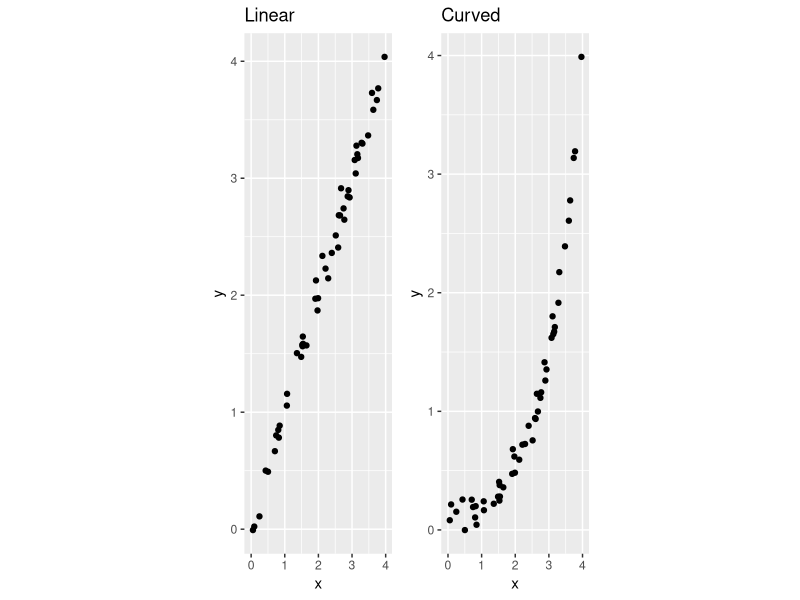
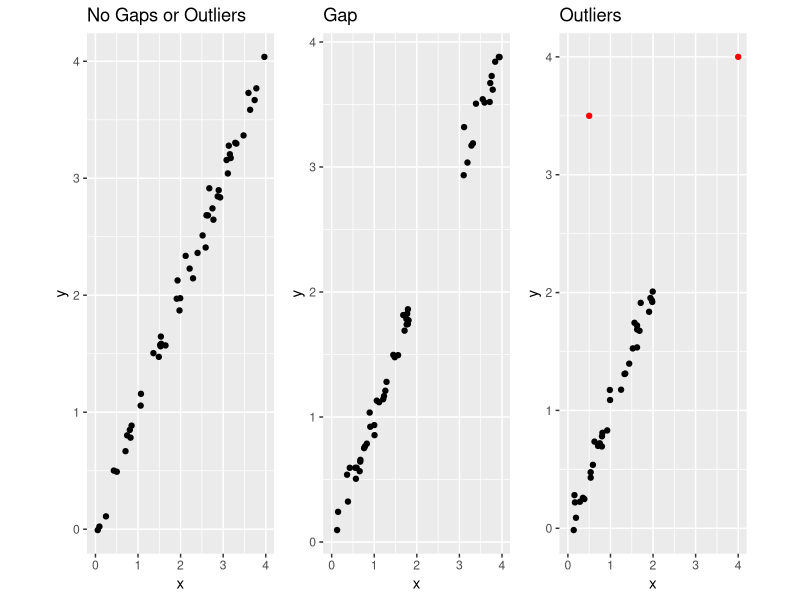
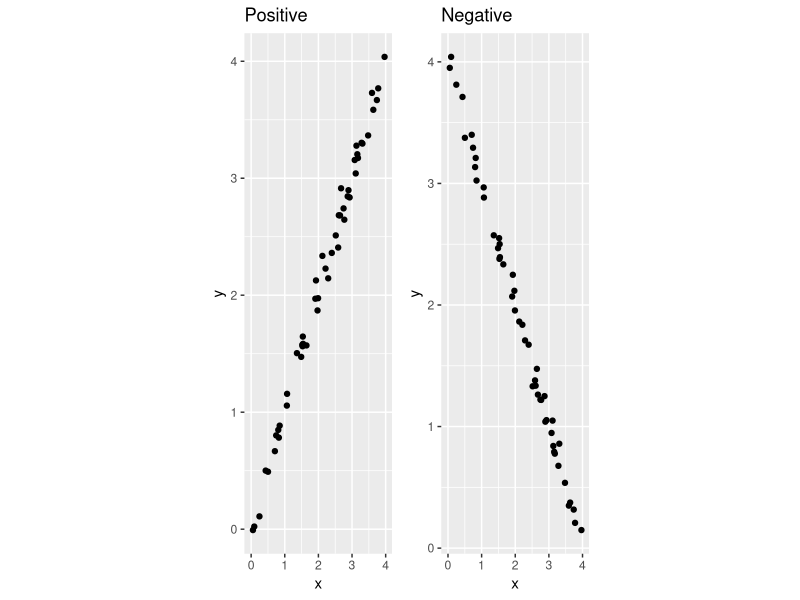
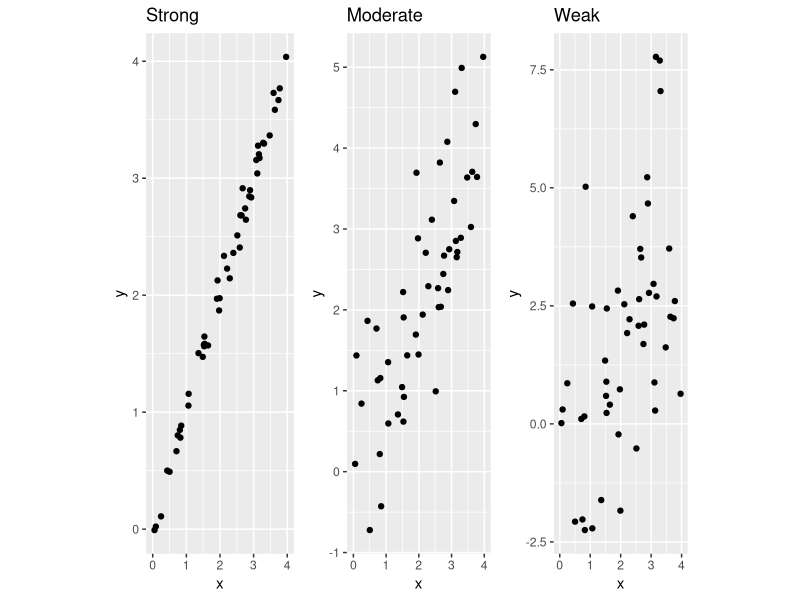

These charts were generated, in order, by the following R code:
## ---- chunk 1
require(ggplot2)
require(grid)
require(dplyr)
require(tidyr)
## ---- chunk 2
layout <- grid.layout(nrow = 1, ncol = 2, width = unit(x = rep(5, 2), units = "cm"))
grid.newpage()
pushViewport(viewport(layout = layout))

set.seed(1)

n <- 50
x1 <- runif(n, 0, 4)
df1 <- data.frame(
  x = x1,
  y = rnorm(n, mean = x1, sd = 0.1)
)

x2 <- x1
df2 <- data.frame(
  x = x2,
  y = rnorm(n, mean = 4 * exp(x2) / exp(4), sd = 0.1)
)

p1 <- ggplot(data = df1, mapping = aes(x=x, y=y)) +
  geom_point() +
  xlim(c(0, 4)) +
  ggtitle("Linear")

p2 <- ggplot(data = df2, mapping = aes(x=x, y=y)) +
  geom_point() +
  xlim(c(0, 4)) +
  ggtitle("Curved")

print(p1, vp = viewport(layout.pos.row = 1, layout.pos.col = 1))
print(p2, vp = viewport(layout.pos.row = 1, layout.pos.col = 2))
## ---- chunk 3
layout <- grid.layout(nrow = 1, ncol = 3, width = unit(x = rep(6, 3), units = "cm"))
grid.newpage()
pushViewport(viewport(layout = layout))

set.seed(1)

n <- 50
x1 <- runif(n, 0, 4)
df1 <- data.frame(
  x = x1,
  y = rnorm(n, mean = x1, sd = 0.1)
)

x2 <- c(runif(35, 0, 2), runif(15, 3, 4))
df2 <- data.frame(
  x = x2,
  y = rnorm(n, mean = x2, sd = 0.1)
)

x3_no <- runif(35, 0, 2)
x3 <- c(x3_no, 4, 0.5)
df3 <- data.frame(
  x = x3,
  y = c(rnorm(35, mean = x3_no, sd = 0.1), 4, 3.5),
  outlier = c(rep("Not an\noutlier", 35), "Outlier", "Outlier")
)


p1 <- ggplot(data = df1, mapping = aes(x=x, y=y)) +
  geom_point() +
  xlim(c(0, 4)) +
  ggtitle("No Gaps or Outliers")

p2 <- ggplot(data = df2, mapping = aes(x=x, y=y)) +
  geom_point() +
  xlim(c(0, 4)) +
  ggtitle("Gap")

p3 <- ggplot(data = df3, mapping = aes(x=x, y=y, color = outlier)) +
  geom_point() +
  scale_color_manual(values = c("black", "red")) +
  xlim(c(0, 4)) +
  ggtitle("Outliers") +
  theme(legend.position = "none")

print(p1, vp = viewport(layout.pos.row = 1, layout.pos.col = 1))
print(p2, vp = viewport(layout.pos.row = 1, layout.pos.col = 2))
print(p3, vp = viewport(layout.pos.row = 1, layout.pos.col = 3))
## ---- chunk 4
layout <- grid.layout(nrow = 1, ncol = 2, width = unit(x = rep(5, 2), units = "cm"))
grid.newpage()
pushViewport(viewport(layout = layout))

set.seed(1)

n <- 50
x1 <- runif(n, 0, 4)
df1 <- data.frame(
  x = x1,
  y = rnorm(n, mean = x1, sd = 0.1)
)

x2 <- x1
df2 <- data.frame(
  x = x2,
  y = rnorm(n, mean = 4 - x2, sd = 0.1)
)

p1 <- ggplot(data = df1, mapping = aes(x=x, y=y)) +
  geom_point() +
  xlim(c(0, 4)) +
  ggtitle("Positive")

p2 <- ggplot(data = df2, mapping = aes(x=x, y=y)) +
  geom_point() +
  xlim(c(0, 4)) +
  ggtitle("Negative")

print(p1, vp = viewport(layout.pos.row = 1, layout.pos.col = 1))
print(p2, vp = viewport(layout.pos.row = 1, layout.pos.col = 2))
## ---- chunk 5
layout <- grid.layout(nrow = 1, ncol = 3, width = unit(x = rep(5, 3), units = "cm"))
grid.newpage()
pushViewport(viewport(layout = layout))

set.seed(1)

n <- 50
x1 <- runif(n, 0, 4)
df1 <- data.frame(
  x = x1,
  y = rnorm(n, mean = x1, sd = 0.1)
)

x2 <- x1
df2 <- data.frame(
  x = x2,
  y = rnorm(n, mean = x2, sd = 1)
)

x3 <- x1
df3 <- data.frame(
  x = x3,
  y = rnorm(n, mean = x3, sd = 2)
)

p1 <- ggplot(data = df1, mapping = aes(x=x, y=y)) +
  geom_point() +
  xlim(c(0, 4)) +
  ggtitle("Strong")

p2 <- ggplot(data = df2, mapping = aes(x=x, y=y)) +
  geom_point() +
  xlim(c(0, 4)) +
  ggtitle("Moderate")

p3 <- ggplot(data = df3, mapping = aes(x=x, y=y)) +
  geom_point() +
  xlim(c(0, 4)) +
  ggtitle("Weak")

print(p1, vp = viewport(layout.pos.row = 1, layout.pos.col = 1))
print(p2, vp = viewport(layout.pos.row = 1, layout.pos.col = 2))
print(p3, vp = viewport(layout.pos.row = 1, layout.pos.col = 3))
## ---- chunk 6
data(iris)
iris <- transmute(iris,
  sepal_length = Sepal.Length,
  sepal_width = Sepal.Width,
  petal_length = Petal.Length,
  petal_width = Petal.Width,
  species = Species)
## ---- chunk 7
head(iris)
## ---- chunk 8
iris %>%
  select(petal_length, petal_width) %>%
  cor()
